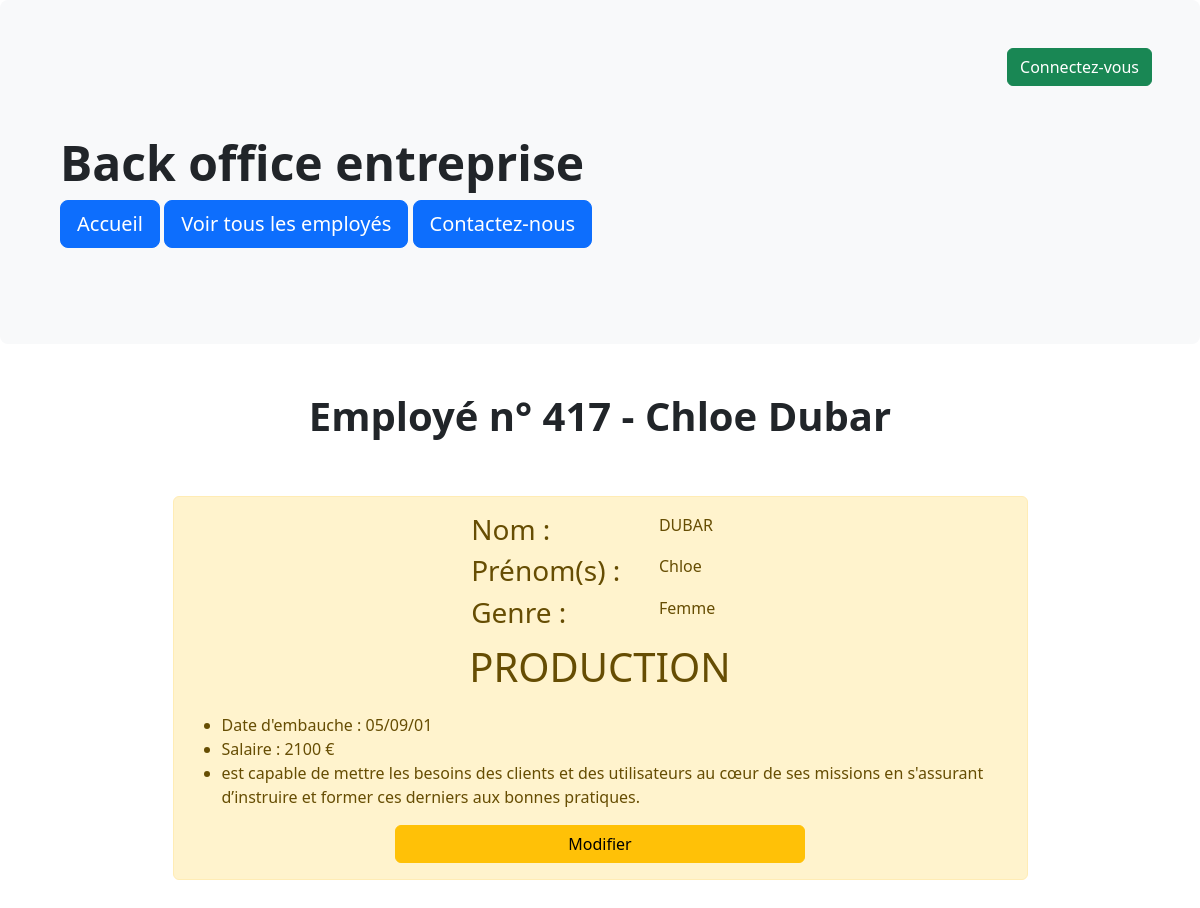
Screenshot of /information.php?id_employes=417 with the database file from the repository.
### tables this page shows
CREATE TABLE `information` (
  `id_info` int(3) NOT NULL,
  `id_employes` int(3) NOT NULL,
  `profil` text DEFAULT NULL,
  `photo` varchar(30) DEFAULT NULL
);

CREATE TABLE `employes` (
  `id_employes` int(3) NOT NULL,
  `prenom` varchar(20) DEFAULT NULL,
  `nom` varchar(20) DEFAULT NULL,
  `genre` enum('f','m') NOT NULL,
  `service` varchar(30) DEFAULT NULL,
  `date_embauche` date DEFAULT NULL,
  `salaire` float DEFAULT NULL
);

### information.php (the view, shortened to what this page needs)
<?php
include 'include/connect.inc.php';
if (isset($_GET['id_employes'])) {
    $affichage = $pdoEntreprise->prepare("SELECT `employes`.*, `information`.*
                                    FROM `employes`
                                    LEFT JOIN `information` ON `information`.`id_employes` = `employes`.`id_employes`
                                    WHERE `employes`.`id_employes`= :id_employes");
    $affichage->execute(array(
        ':id_employes' => $_GET['id_employes'],
    ));
    $ficheEmploye = $affichage->fetch(PDO::FETCH_ASSOC);
} else {
    header('location:listeEmployes.php');
    exit();
}
include 'include/header.inc.php';
?>
<!doctype html>
<html lang="fr">
    <main class="container">
        <section class="row my-5">
            <?php
            echo "<h1 class='text-center fw-bold fs-1'>Employé n° " . $ficheEmploye["id_employes"] . " - " . $ficheEmploye["prenom"] . " " . $ficheEmploye["nom"] . "</h1>";
            if ($ficheEmploye['genre'] == 'm') {
                $bgColor = 'info';
                $ficheEmploye['genre'] = 'Homme';
            } else {
                $bgColor = 'warning';
                $ficheEmploye['genre'] = 'Femme';
            }
            echo
            "<div class='alert alert-$bgColor w-75 mx-auto mt-5'>
            <div class='row'>
                    <div class='col-4'><img class='rounded float-start w-100' src='img/" . $ficheEmploye["photo"] . "' alt=''>
                    </div>
                    <div class='col-8'>
                        <div class='row'>
                            <h3 class='col-4'>Nom : </h3>
                            <p class='col-8 text-uppercase'>" . $ficheEmploye["nom"] . "</p>
                        </div>
                        <div class='row'>
                            <h3 class='col-4'>Prénom(s) : </h3>
                            <p class='col-8'>" . $ficheEmploye["prenom"] . "</p>
                        </div>
                        <div class='row'>
                            <h3 class='col-4'>Genre : </h3>
                            <p class='col-8'>" . $ficheEmploye["genre"] . " </p>
                        </div>
                    </div>
                    </div>
                    <p class='text-center fs-1 text-uppercase'>" . $ficheEmploye["service"] . "</p>
                    <ul>
                        <li>Date d'embauche : " . date('d/m/y', strtotime($ficheEmploye['date_embauche'])) . "</li>
                        <li>Salaire : " . $ficheEmploye['salaire'] . " €</li>
                        <li>" . $ficheEmploye["profil"] . "</li>
                    </ul>
                    <div class='text-center'>
                        <a href='modifemploye.php?id_employes=".$ficheEmploye['id_employes']."' class='btn btn-$bgColor w-50'>Modifier</a>
                    </div>
                </div>";
            ?>
        </section>
    </main>
</body>
</html>

### rows the page displays
information: id_employes "417", id_employes.prenom "Chloe", id_employes.nom "Dubar", id_employes.nom "DUBAR", id_employes.service "PRODUCTION", id_employes.date_embauche "05/09/01", id_employes.salaire "2100", profil "est capable de mettre les besoins des clients et des utilisateurs au cœur de ses missions en s'assurant d’instruire et former ces derniers aux bonnes pratiques."

### other values shown
$ficheEmploye["genre"] "Femme"
